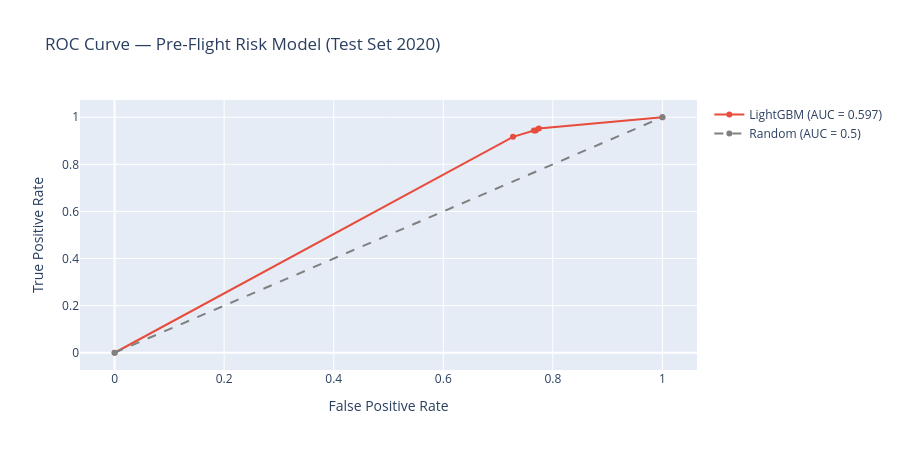

The notebook cell saved with this chart:
### Markdown cell above
## 3. ROC Curve

### Code cell
fpr, tpr, _ = roc_curve(y_test, y_prob)

fig = go.Figure()
fig.add_trace(go.Scatter(
    x=fpr, y=tpr,
    name=f"LightGBM (AUC = {roc_auc:.3f})",
    line=dict(color="#e74c3c", width=2),
))
fig.add_trace(go.Scatter(
    x=[0, 1], y=[0, 1],
    name="Random (AUC = 0.5)",
    line=dict(color="gray", dash="dash"),
))
fig.update_layout(
    title="ROC Curve — Pre-Flight Risk Model (Test Set 2020)",
    xaxis_title="False Positive Rate",
    yaxis_title="True Positive Rate",
    height=450,
)
fig.show()

### Figure 1 — Plotly figure (JSON) as saved in the notebook; plotly's stock layout.template omitted (floating-point values rounded to 4 significant figures)
{"data": [{"line": {"color": "#e74c3c", "width": 2}, "name": "LightGBM (AUC = 0.597)", "type": "scatter", "x": [0.0, 0.7273, 0.7654, 0.7687, 0.7744, 1.0], "y": [0.0, 0.9167, 0.9433, 0.9433, 0.9521, 1.0]}, {"line": {"color": "gray", "dash": "dash"}, "name": "Random (AUC = 0.5)", "type": "scatter", "x": [0, 1], "y": [0, 1]}], "layout": {"height": 450, "title": {"text": "ROC Curve — Pre-Flight Risk Model (Test Set 2020)"}, "xaxis": {"title": {"text": "False Positive Rate"}}, "yaxis": {"title": {"text": "True Positive Rate"}}}}
